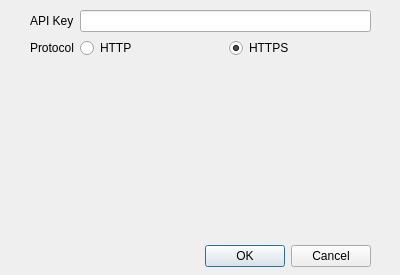
<?xml version="1.0" encoding="UTF-8"?>
<ui version="4.0">
 <class>Dialog</class>
 <widget class="QDialog" name="Dialog">
  <property name="geometry">
   <rect>
    <x>0</x>
    <y>0</y>
    <width>400</width>
    <height>275</height>
   </rect>
  </property>
  <property name="windowTitle">
   <string>Dialog</string>
  </property>
  <widget class="QDialogButtonBox" name="buttonBox">
   <property name="geometry">
    <rect>
     <x>30</x>
     <y>240</y>
     <width>341</width>
     <height>32</height>
    </rect>
   </property>
   <property name="orientation">
    <enum>Qt::Horizontal</enum>
   </property>
   <property name="standardButtons">
    <set>QDialogButtonBox::Cancel|QDialogButtonBox::Ok</set>
   </property>
  </widget>
  <widget class="QWidget" name="gridLayoutWidget">
   <property name="geometry">
    <rect>
     <x>30</x>
     <y>10</y>
     <width>341</width>
     <height>211</height>
    </rect>
   </property>
   <layout class="QGridLayout" name="gridLayout">
    <item row="0" column="0">
     <widget class="QLabel" name="label">
      <property name="text">
       <string>API Key</string>
      </property>
     </widget>
    </item>
    <item row="0" column="1">
     <widget class="QLineEdit" name="editAPIKey"/>
    </item>
    <item row="1" column="0">
     <widget class="QLabel" name="label_2">
      <property name="text">
       <string>Protocol</string>
      </property>
     </widget>
    </item>
    <item row="2" column="0">
     <spacer name="verticalSpacer">
      <property name="orientation">
       <enum>Qt::Vertical</enum>
      </property>
      <property name="sizeHint" stdset="0">
       <size>
        <width>20</width>
        <height>40</height>
       </size>
      </property>
     </spacer>
    </item>
    <item row="1" column="1">
     <layout class="QHBoxLayout" name="horizontalLayout_2">
      <item>
       <widget class="QRadioButton" name="radioButton">
        <property name="text">
         <string>HTTP</string>
        </property>
       </widget>
      </item>
      <item>
       <widget class="QRadioButton" name="radioButton_2">
        <property name="text">
         <string>HTTPS</string>
        </property>
        <property name="checked">
         <bool>true</bool>
        </property>
       </widget>
      </item>
     </layout>
    </item>
   </layout>
  </widget>
 </widget>
 <resources/>
 <connections>
  <connection>
   <sender>buttonBox</sender>
   <signal>accepted()</signal>
   <receiver>Dialog</receiver>
   <slot>accept()</slot>
   <hints>
    <hint type="sourcelabel">
     <x>248</x>
     <y>254</y>
    </hint>
    <hint type="destinationlabel">
     <x>157</x>
     <y>274</y>
    </hint>
   </hints>
  </connection>
  <connection>
   <sender>buttonBox</sender>
   <signal>rejected()</signal>
   <receiver>Dialog</receiver>
   <slot>reject()</slot>
   <hints>
    <hint type="sourcelabel">
     <x>316</x>
     <y>260</y>
    </hint>
    <hint type="destinationlabel">
     <x>286</x>
     <y>274</y>
    </hint>
   </hints>
  </connection>
 </connections>
</ui>
